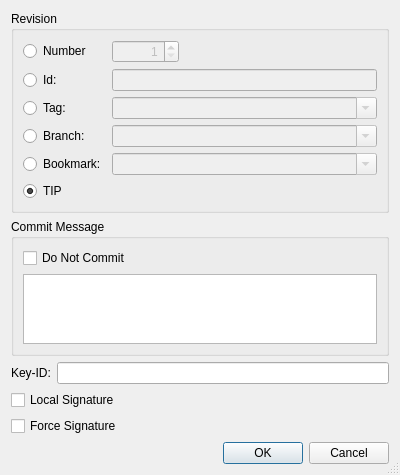
<?xml version="1.0" encoding="UTF-8"?>
<ui version="4.0">
 <class>HgGpgSignDialog</class>
 <widget class="QDialog" name="HgGpgSignDialog">
  <property name="geometry">
   <rect>
    <x>0</x>
    <y>0</y>
    <width>400</width>
    <height>450</height>
   </rect>
  </property>
  <property name="windowTitle">
   <string/>
  </property>
  <property name="sizeGripEnabled">
   <bool>true</bool>
  </property>
  <layout class="QVBoxLayout" name="verticalLayout_2">
   <item>
    <widget class="QGroupBox" name="groupBox">
     <property name="title">
      <string>Revision</string>
     </property>
     <layout class="QGridLayout" name="gridLayout">
      <item row="0" column="0">
       <widget class="QRadioButton" name="numberButton">
        <property name="toolTip">
         <string>Select to specify a revision by number</string>
        </property>
        <property name="text">
         <string>Number</string>
        </property>
       </widget>
      </item>
      <item row="0" column="1">
       <widget class="QSpinBox" name="numberSpinBox">
        <property name="enabled">
         <bool>false</bool>
        </property>
        <property name="toolTip">
         <string>Enter a revision number</string>
        </property>
        <property name="alignment">
         <set>Qt::AlignRight</set>
        </property>
        <property name="minimum">
         <number>1</number>
        </property>
        <property name="maximum">
         <number>999999999</number>
        </property>
       </widget>
      </item>
      <item row="0" column="2">
       <spacer name="spacer">
        <property name="orientation">
         <enum>Qt::Horizontal</enum>
        </property>
        <property name="sizeHint" stdset="0">
         <size>
          <width>158</width>
          <height>20</height>
         </size>
        </property>
       </spacer>
      </item>
      <item row="1" column="0">
       <widget class="QRadioButton" name="idButton">
        <property name="toolTip">
         <string>Select to specify a revision by changeset id</string>
        </property>
        <property name="text">
         <string>Id:</string>
        </property>
       </widget>
      </item>
      <item row="1" column="1" colspan="2">
       <widget class="QLineEdit" name="idEdit">
        <property name="enabled">
         <bool>false</bool>
        </property>
        <property name="toolTip">
         <string>Enter a changeset id</string>
        </property>
       </widget>
      </item>
      <item row="2" column="0">
       <widget class="QRadioButton" name="tagButton">
        <property name="toolTip">
         <string>Select to specify a revision by a tag</string>
        </property>
        <property name="text">
         <string>Tag:</string>
        </property>
       </widget>
      </item>
      <item row="2" column="1" colspan="2">
       <widget class="QComboBox" name="tagCombo">
        <property name="enabled">
         <bool>false</bool>
        </property>
        <property name="sizePolicy">
         <sizepolicy hsizetype="Expanding" vsizetype="Fixed">
          <horstretch>0</horstretch>
          <verstretch>0</verstretch>
         </sizepolicy>
        </property>
        <property name="toolTip">
         <string>Enter a tag name</string>
        </property>
        <property name="editable">
         <bool>true</bool>
        </property>
       </widget>
      </item>
      <item row="3" column="0">
       <widget class="QRadioButton" name="branchButton">
        <property name="toolTip">
         <string>Select to specify a revision by a branch</string>
        </property>
        <property name="text">
         <string>Branch:</string>
        </property>
       </widget>
      </item>
      <item row="3" column="1" colspan="2">
       <widget class="QComboBox" name="branchCombo">
        <property name="enabled">
         <bool>false</bool>
        </property>
        <property name="sizePolicy">
         <sizepolicy hsizetype="Expanding" vsizetype="Fixed">
          <horstretch>0</horstretch>
          <verstretch>0</verstretch>
         </sizepolicy>
        </property>
        <property name="toolTip">
         <string>Enter a branch name</string>
        </property>
        <property name="editable">
         <bool>true</bool>
        </property>
       </widget>
      </item>
      <item row="4" column="0">
       <widget class="QRadioButton" name="bookmarkButton">
        <property name="toolTip">
         <string>Select to specify a revision by a bookmark</string>
        </property>
        <property name="text">
         <string>Bookmark:</string>
        </property>
       </widget>
      </item>
      <item row="4" column="1" colspan="2">
       <widget class="QComboBox" name="bookmarkCombo">
        <property name="enabled">
         <bool>false</bool>
        </property>
        <property name="sizePolicy">
         <sizepolicy hsizetype="Expanding" vsizetype="Fixed">
          <horstretch>0</horstretch>
          <verstretch>0</verstretch>
         </sizepolicy>
        </property>
        <property name="toolTip">
         <string>Enter a bookmark name</string>
        </property>
        <property name="editable">
         <bool>true</bool>
        </property>
       </widget>
      </item>
      <item row="5" column="0" colspan="3">
       <widget class="QRadioButton" name="tipButton">
        <property name="toolTip">
         <string>Select tip revision of repository</string>
        </property>
        <property name="text">
         <string>TIP</string>
        </property>
        <property name="checked">
         <bool>true</bool>
        </property>
       </widget>
      </item>
     </layout>
    </widget>
   </item>
   <item>
    <widget class="QGroupBox" name="groupBox_2">
     <property name="title">
      <string>Commit Message</string>
     </property>
     <layout class="QVBoxLayout" name="verticalLayout">
      <item>
       <widget class="QCheckBox" name="nocommitCheckBox">
        <property name="toolTip">
         <string>Select to not commit the signature</string>
        </property>
        <property name="text">
         <string>Do Not Commit</string>
        </property>
       </widget>
      </item>
      <item>
       <widget class="QPlainTextEdit" name="messageEdit">
        <property name="toolTip">
         <string>Enter a commit message (leave empty to use default)</string>
        </property>
        <property name="tabChangesFocus">
         <bool>true</bool>
        </property>
       </widget>
      </item>
     </layout>
    </widget>
   </item>
   <item>
    <layout class="QGridLayout" name="gridLayout_2">
     <item row="0" column="0">
      <widget class="QLabel" name="label">
       <property name="text">
        <string>Key-ID:</string>
       </property>
      </widget>
     </item>
     <item row="0" column="1">
      <widget class="QLineEdit" name="keyEdit">
       <property name="toolTip">
        <string>Enter the ID of the key to be used</string>
       </property>
      </widget>
     </item>
     <item row="1" column="0" colspan="2">
      <widget class="QCheckBox" name="localCheckBox">
       <property name="toolTip">
        <string>Select to make the signature local</string>
       </property>
       <property name="text">
        <string>Local Signature</string>
       </property>
      </widget>
     </item>
     <item row="2" column="0" colspan="2">
      <widget class="QCheckBox" name="forceCheckBox">
       <property name="toolTip">
        <string>Select to sign even if the signature file is modified</string>
       </property>
       <property name="text">
        <string>Force Signature</string>
       </property>
      </widget>
     </item>
    </layout>
   </item>
   <item>
    <widget class="QDialogButtonBox" name="buttonBox">
     <property name="orientation">
      <enum>Qt::Horizontal</enum>
     </property>
     <property name="standardButtons">
      <set>QDialogButtonBox::Cancel|QDialogButtonBox::Ok</set>
     </property>
    </widget>
   </item>
  </layout>
 </widget>
 <tabstops>
  <tabstop>numberButton</tabstop>
  <tabstop>numberSpinBox</tabstop>
  <tabstop>idButton</tabstop>
  <tabstop>idEdit</tabstop>
  <tabstop>tagButton</tabstop>
  <tabstop>tagCombo</tabstop>
  <tabstop>branchButton</tabstop>
  <tabstop>branchCombo</tabstop>
  <tabstop>bookmarkButton</tabstop>
  <tabstop>bookmarkCombo</tabstop>
  <tabstop>tipButton</tabstop>
  <tabstop>nocommitCheckBox</tabstop>
  <tabstop>messageEdit</tabstop>
  <tabstop>keyEdit</tabstop>
  <tabstop>localCheckBox</tabstop>
  <tabstop>forceCheckBox</tabstop>
  <tabstop>buttonBox</tabstop>
 </tabstops>
 <resources/>
 <connections>
  <connection>
   <sender>buttonBox</sender>
   <signal>accepted()</signal>
   <receiver>HgGpgSignDialog</receiver>
   <slot>accept()</slot>
   <hints>
    <hint type="sourcelabel">
     <x>252</x>
     <y>271</y>
    </hint>
    <hint type="destinationlabel">
     <x>157</x>
     <y>274</y>
    </hint>
   </hints>
  </connection>
  <connection>
   <sender>buttonBox</sender>
   <signal>rejected()</signal>
   <receiver>HgGpgSignDialog</receiver>
   <slot>reject()</slot>
   <hints>
    <hint type="sourcelabel">
     <x>316</x>
     <y>260</y>
    </hint>
    <hint type="destinationlabel">
     <x>286</x>
     <y>274</y>
    </hint>
   </hints>
  </connection>
  <connection>
   <sender>numberButton</sender>
   <signal>toggled(bool)</signal>
   <receiver>numberSpinBox</receiver>
   <slot>setEnabled(bool)</slot>
   <hints>
    <hint type="sourcelabel">
     <x>48</x>
     <y>89</y>
    </hint>
    <hint type="destinationlabel">
     <x>118</x>
     <y>87</y>
    </hint>
   </hints>
  </connection>
  <connection>
   <sender>idButton</sender>
   <signal>toggled(bool)</signal>
   <receiver>idEdit</receiver>
   <slot>setEnabled(bool)</slot>
   <hints>
    <hint type="sourcelabel">
     <x>47</x>
     <y>131</y>
    </hint>
    <hint type="destinationlabel">
     <x>105</x>
     <y>116</y>
    </hint>
   </hints>
  </connection>
  <connection>
   <sender>tagButton</sender>
   <signal>toggled(bool)</signal>
   <receiver>tagCombo</receiver>
   <slot>setEnabled(bool)</slot>
   <hints>
    <hint type="sourcelabel">
     <x>43</x>
     <y>142</y>
    </hint>
    <hint type="destinationlabel">
     <x>102</x>
     <y>141</y>
    </hint>
   </hints>
  </connection>
  <connection>
   <sender>branchButton</sender>
   <signal>toggled(bool)</signal>
   <receiver>branchCombo</receiver>
   <slot>setEnabled(bool)</slot>
   <hints>
    <hint type="sourcelabel">
     <x>42</x>
     <y>170</y>
    </hint>
    <hint type="destinationlabel">
     <x>115</x>
     <y>171</y>
    </hint>
   </hints>
  </connection>
  <connection>
   <sender>bookmarkButton</sender>
   <signal>toggled(bool)</signal>
   <receiver>bookmarkCombo</receiver>
   <slot>setEnabled(bool)</slot>
   <hints>
    <hint type="sourcelabel">
     <x>51</x>
     <y>196</y>
    </hint>
    <hint type="destinationlabel">
     <x>108</x>
     <y>201</y>
    </hint>
   </hints>
  </connection>
 </connections>
</ui>
